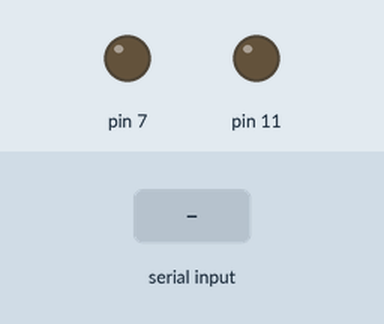
Bench run of a sketch on a simulated Arduino Uno, built with avr-gcc and run on an emulated ATmega328P. Parts: output pins drawn as LEDs (lit = HIGH). The test bench sets the inputs (shaded band).

Above: at 1.2 s.
1.3 s: "1" received over Serial
At 1.9 s:
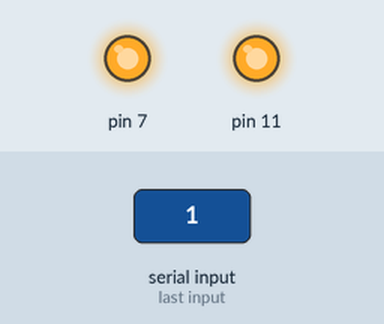
2.8 s: "2" received over Serial
At 3.1 s:
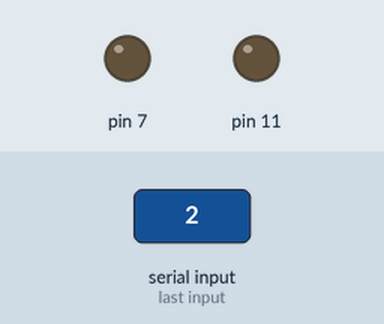
Timing chart, 0 to 5.8 s (numbered marks = the images above; inputs shaded):
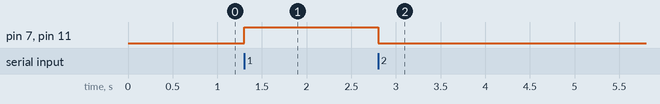

Measured:
- after the input at 1.3 s, pin 7, pin 11: LOW → HIGH at once
- after the input at 2.8 s, pin 7, pin 11: HIGH → LOW at once

The sketch:

19_Serial_available_char.ino
```cpp
//Serial.available

void setup() {
  Serial.begin(9600);
  pinMode(11, OUTPUT);
  pinMode(2, INPUT);
  pinMode(7, OUTPUT);
}

void loop() {
  if (Serial.available() > 0) {
    char a = Serial.read();
    if(a == '1'){
      digitalWrite(11, HIGH);
      digitalWrite(7, HIGH);
    }
    else if (a == '2') {
      digitalWrite(11, LOW);
      digitalWrite(7, LOW);
    }
  }
}
```
